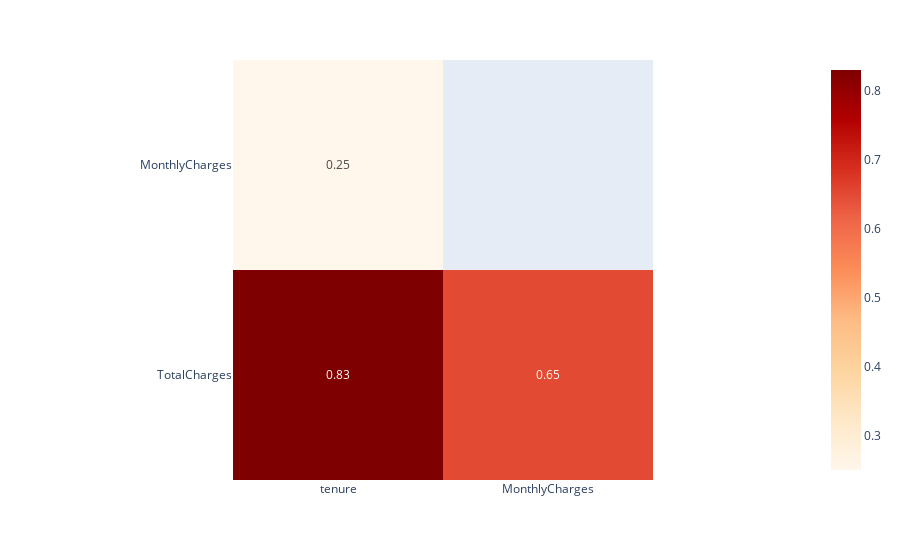

This figure's notebook cell:
### Code cell
mask = np.zeros_like(corr, dtype=bool)
mask[np.triu_indices_from(mask)] = True
df_corr_viz = corr.mask(mask).dropna(how='all').dropna(axis='columns', how='all')
fig = px.imshow(df_corr_viz, text_auto=True, color_continuous_scale="OrRd").update_xaxes(showgrid=False).update_yaxes(showgrid=False)
fig.show()

### Figure 1 — Plotly figure (JSON) as saved in the notebook; plotly's stock layout.template omitted (floating-point values rounded to 4 significant figures)
{"data": [{"coloraxis": "coloraxis", "hovertemplate": "x: %{x}<br>y: %{y}<br>color: %{z}<extra></extra>", "name": "0", "texttemplate": "%{z}", "type": "heatmap", "x": ["tenure", "MonthlyCharges"], "xaxis": "x", "y": ["MonthlyCharges", "TotalCharges"], "yaxis": "y", "z": [[0.25, null], [0.83, 0.65]]}], "layout": {"coloraxis": {"colorscale": [[0, "rgb(255,247,236)"], [0.125, "rgb(254,232,200)"], [0.25, "rgb(253,212,158)"], [0.375, "rgb(253,187,132)"], [0.5, "rgb(252,141,89)"], [0.625, "rgb(239,101,72)"], [0.75, "rgb(215,48,31)"], [0.875, "rgb(179,0,0)"], [1, "rgb(127,0,0)"]]}, "margin": {"t": 60}, "xaxis": {"anchor": "y", "constrain": "domain", "domain": [0, 1], "scaleanchor": "y", "showgrid": false}, "yaxis": {"anchor": "x", "autorange": "reversed", "constrain": "domain", "domain": [0, 1], "showgrid": false}}}
